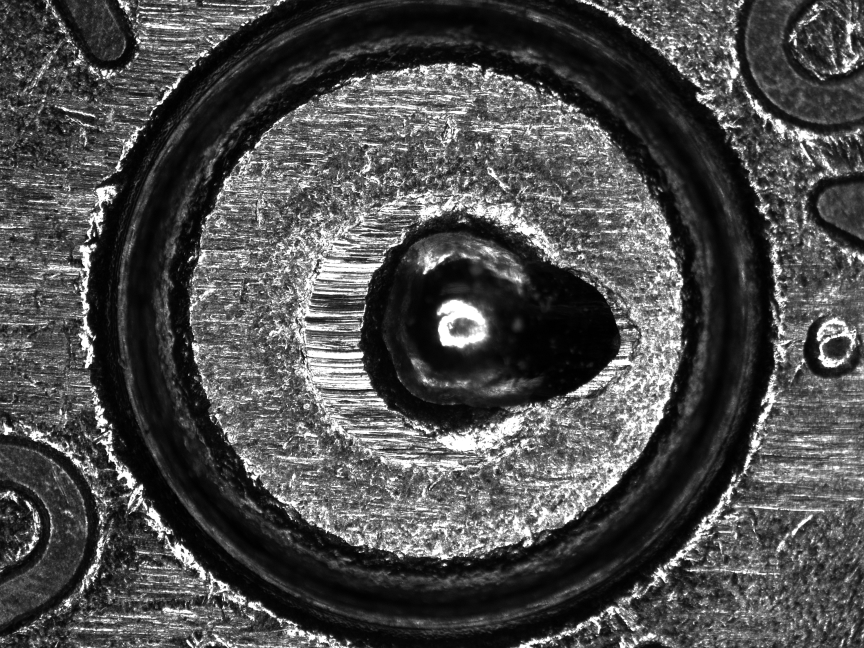
#> input picture Lightstone-40-10mm.png, 2592 x 1944 px (shown at 1/3 size)
$ python gabor.py
#> lines starting #> are read from the running program, lines starting #| are printed output that depends on the picture
from skimage.filters import gabor_kernel
from skimage.transform import rescale, resize
import numpy as np
from imageio.v2 import imread
import matplotlib.pyplot as plt
from matplotlib import patches
from scipy import ndimage as ndi
import cv2

mm9 = 'Cwrbf0001-9mm.png'
mm4010 = 'Lightstone-40-10mm.png'

img = imread(mm4010)
#> img is the input picture: shape (1944, 2592); min 0, max 255, mean 77.1

# crop image to a square and downsample
mindim = np.argmin(img.shape)
#> mindim = 0
maxdim = np.argmax(img.shape)
#> maxdim = 1
offset = int(abs(img.shape[0] - img.shape[1])/2)
#> offset = 324
if mindim == 1:
  img = img[offset:offset+img.shape[mindim], :img.shape[mindim]]
else:
  img = img[:img.shape[mindim], offset:offset+img.shape[mindim]]
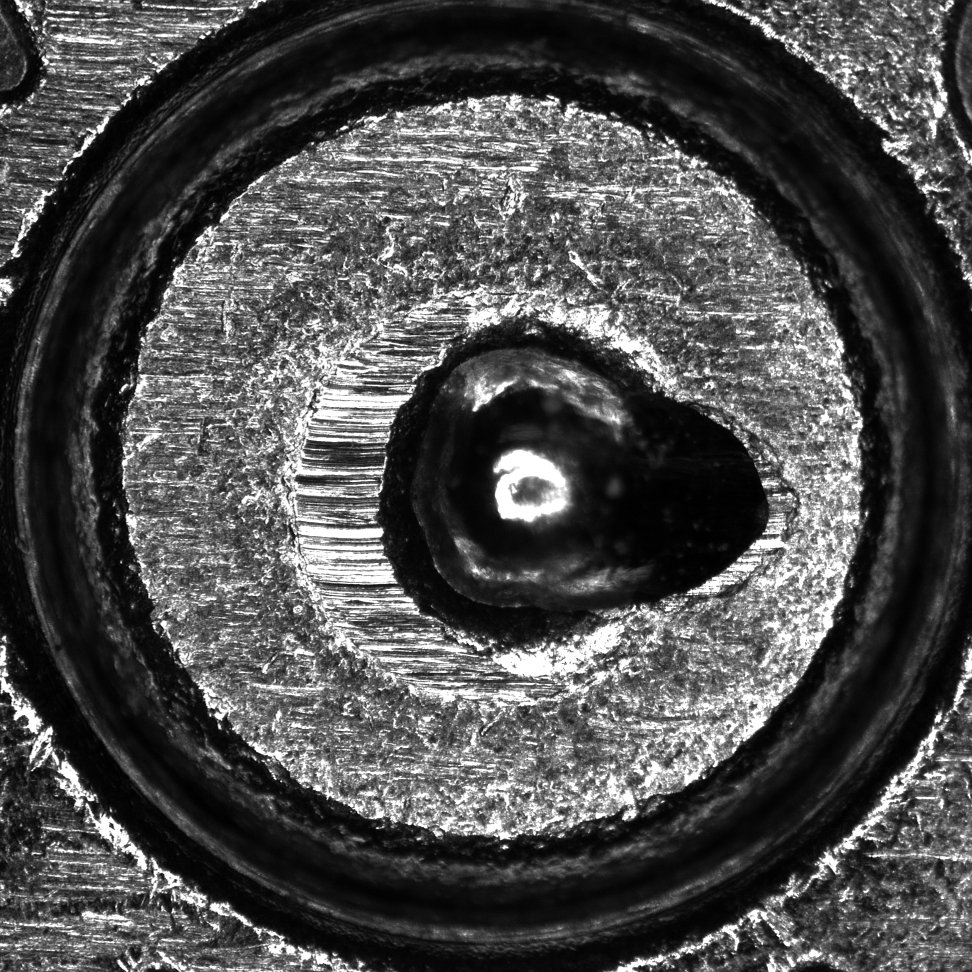
#> img: shape (1944, 1944) (shown at 1/2 size); min 0, max 255, mean 76.1

img = resize(img, (128, 128))
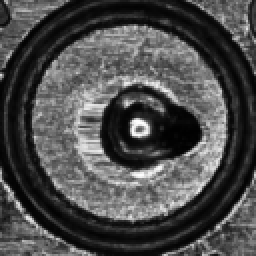
#> img: shape (128, 128) float64 (shown 2 times larger); min 0.00407, max 0.998, mean 0.299
img = img*255

# kernel = np.real(gabor_kernel(theta=0, frequency=0.2, sigma_x=1, sigma_y=1))
# filtered = ndi.convolve(img, kernel, mode='wrap')
# filtered = cv2.blur(filtered, (3, 3))
#> (the run stopped early here; a loop or call above may not have finished)
